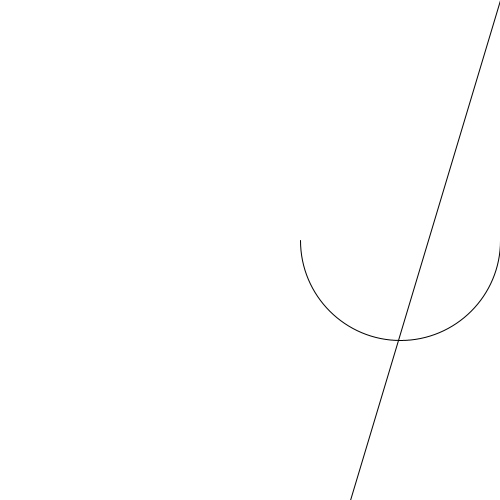
Frame 1 (no input)
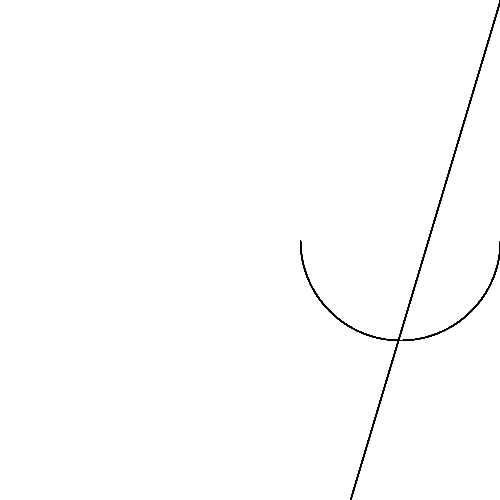
Frame 60 (the mouse pressed at the canvas centre just before this capture)
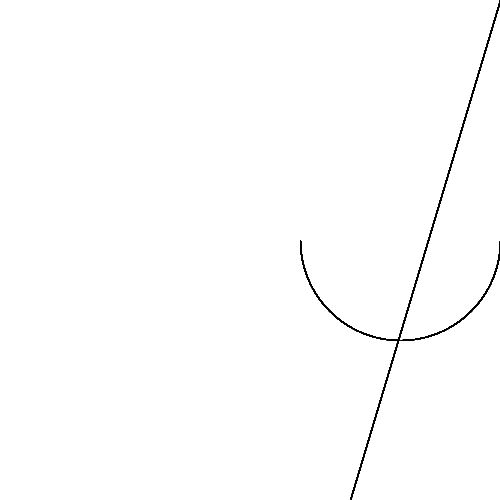
Frame 120 (the mouse held since frame 60 and released just before this capture)

The Processing sketch that drew these frames (run headless with seeded random() and noise(); from frame 60 on, the mouse is pressed at the canvas centre):

// Processing sketch: processing_187301
// ── processing_187301.pde

void setup(){
  size(500,500);
  background(255);
}

void draw(){
  stroke(0);
  noFill();
 arc(400, 240, 200, 200, 0, PI);
 stroke(0);
  noFill();
  line(500,0,350,500);
}
